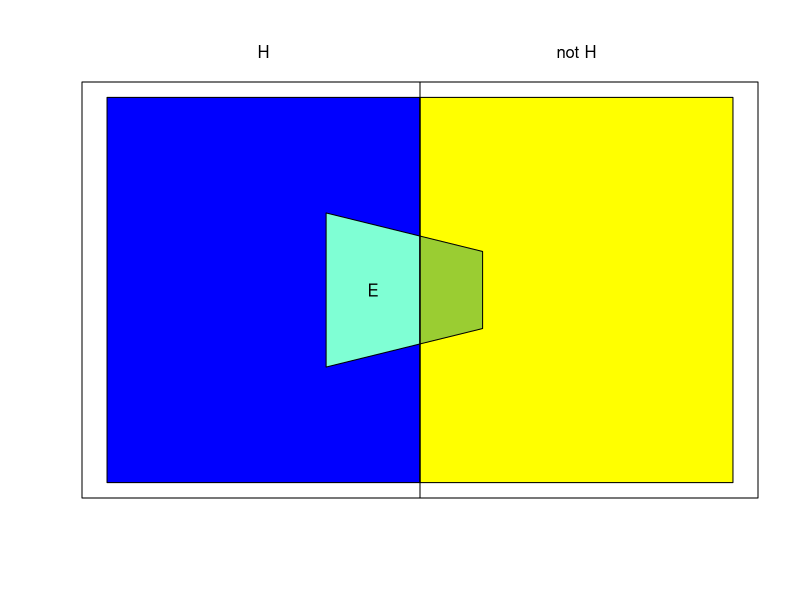

Recreate this plot in R.
## ---- chunk 1
plot(c(0,2),c(0,1),type="n",xaxt="n",yaxt="n",xlab="",ylab="")
polygon(c(0,0,1,1),c(0,1,1,0),col="blue")
polygon(c(1,1,2,2),c(0,1,1,0),col="yellow")
Ev.x <- c(.7,.7,1.2,1.2)
Ev.y <- c(.3,.7,.6,.4)
Ev.mf <-(1-Ev.x[1])/(Ev.x[4]-Ev.x[1])
Ev.mid <-(Ev.y[c(4,3)]-Ev.y[c(1,2)])*Ev.mf + Ev.y[c(1,2)]
polygon(c(Ev.x[1:2],c(1,1)),c(Ev.y[1:2],rev(Ev.mid)),
        col="aquamarine")
polygon(c(c(1,1),Ev.x[3:4]),c(Ev.mid,Ev.y[3:4]),
        col="yellowgreen")
abline(v=1)
text(.85,.5,"E")
axis(3,at=c(.5,1.5),labels=c("H","not H"),tick=FALSE)
## ---- chunk 2
DiagrammeR::grViz("
digraph AP {
  Driving -> Year1;
  Driving -> Year2;
}")
## ---- chunk 3
DiagrammeR::grViz("
digraph Autotrain {
  Train -> COVID;
  Train -> MaskOnTrain;
  MaskOnTrain -> COVID;
  Vaccine -> COVID;
  COVID -> fever;
  COVID -> congestion;
  COVID -> pcrTest;
}")
## ---- chunk 4
DiagrammeR::grViz("
digraph CompExpl {
  Skill1 -> X
  Skill2 -> X
}")
## ---- chunk 5
DiagrammeR::grViz('
digraph DSep {
  rankdir = "LR";
  A -> B; A -> C;
  B -> D; C -> D;
  D -> E -> F;
}')
## ---- chunk 6
DiagrammeR::grViz('
digraph DSepEx {
  rankdir = "TB";
  A -> D; B -> D; B -> E; C -> E;
  D -> F; D -> G; E -> G; E -> H;
}')
## ---- chunk 7
DiagrammeR::grViz('
digraph IRT {
  subgraph{ Q[label="θ"] }
  subgraph {
  X1; X2; andC[shape=none,label="..."]; XJ
  }
  Q -> X1; Q-> X2; Q->andC [style="invis"]; Q->XJ
}')
## ---- chunk 8
DiagrammeR::grViz("
digraph ABN {
  A -> C; B -> C;
  C -> D; C -> E;
  D -> F; E -> F
}")
